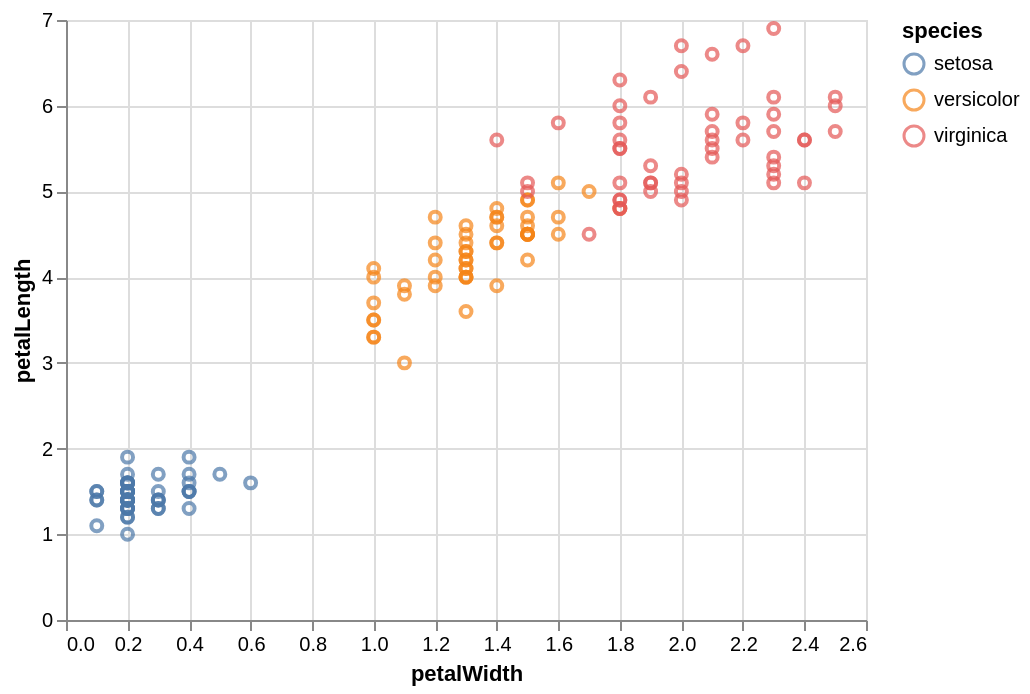

Here is the Vega-Lite specification saved for this chart:
### Vega-Lite specification from a JSON file in a GitHub repository (floating-point values rounded to 4 significant figures; data arrays with more than 128 entries replaced by an {"elided": "..."} marker saying what was removed)
{"encoding": {"y": {"field": "petalLength", "type": "quantitative"}, "x": {"field": "petalWidth", "type": "quantitative"}, "color": {"field": "species", "type": "nominal"}}, "$schema": "https://vega.github.io/schema/vega-lite/v2.4.1.json", "data": {"values": {"elided": "150 records"}}, "selection": {"selector029": {"encodings": ["x", "y"], "type": "interval", "bind": "scales"}}, "config": {"view": {"height": 300, "width": 400}}, "mark": "point"}
